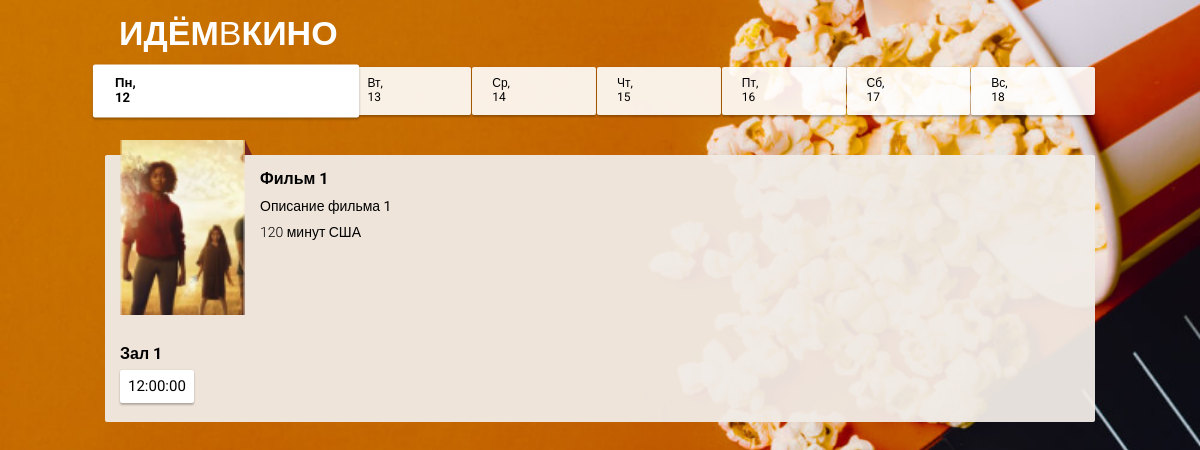
/client/index.php, run on the app's committed database.
### tables this page shows
CREATE TABLE `movies` (
  `id` int NOT NULL,
  `name` varchar(255) NOT NULL,
  `duration` int NOT NULL,
  `description` text NOT NULL,
  `country` varchar(255) NOT NULL,
  `poster` varchar(255) DEFAULT NULL
);

CREATE TABLE `seances` (
  `id` int NOT NULL,
  `hall_id` int DEFAULT NULL,
  `movie_id` int DEFAULT NULL,
  `start_time` time DEFAULT NULL
);

CREATE TABLE `halls` (
  `id` int NOT NULL,
  `name` varchar(255) NOT NULL,
  `activity` tinyint(1) NOT NULL DEFAULT '0'
);

### client/index.php (called while the page is built)
<?php
require_once 'header.php';
require_once 'section_dates.php';
require_once 'section_movies.php';
?>

### client/section_movies.php (the view, shortened to what this page needs)
<?php
$queryMovies = "SELECT * FROM movies";
$resultMovies = mysqli_query($db, $queryMovies);
if ($resultMovies) {
	while ($movie = mysqli_fetch_assoc($resultMovies)) {
		$querySeances = "SELECT seances.id, seances.start_time, halls.name AS hall_name
                 FROM seances
                 JOIN halls ON seances.hall_id = halls.id
                 WHERE seances.movie_id = $movie[id] AND halls.activity = 1";
		$resultSeances = mysqli_query($db, $querySeances);
		if (mysqli_num_rows($resultSeances) > 0) {
			echo "<section class=\"movie\">";
			echo "<div class=\"movie__info\">";
			echo "<div class=\"movie__poster\">";
		echo "<img class=\"movie__poster-image\" alt=\"$movie[name] постер\" src=\"$movie[poster]\">";
			echo "</div>";
			echo "<div class=\"movie__description\">";
			echo "<h2 class=\"movie__title\">$movie[name]</h2>";
			echo "<p class=\"movie__synopsis\">$movie[description]</p>";
			echo "<p class=\"movie__data\">";
			echo "<span class=\"movie__data-duration\">$movie[duration] минут </span>";
			echo "<span class=\"movie__data-origin\">$movie[country]</span>";
			echo "</p>";
			echo "</div>";
			echo "</div>";
			echo "<div class=\"movie-seances\">";
			while ($seance = mysqli_fetch_assoc($resultSeances)) {
				echo "<div class=\"movie-seances__hall\">";
				echo "<h3 class=\"movie-seances__hall-title\">$seance[hall_name]</h3>";
				echo "<ul class=\"movie-seances__list\">";
				echo "<li class=\"movie-seances__time-block\"><a class=\"movie-seances__time\" href=\"#\" data-seance-id=\"$seance[id]\" onclick=\"return updateDate(this, '$seance[start_time]');\">$seance[start_time]</a></li>";
				echo "</ul>";
				echo "</div>";
			}
			echo "</div>";
			echo "</section>";
		}
	}
} else {
	echo "Ошибка при получении информации о фильмах";
}
?>

### client/header.php (shortened to what this page needs)
<!DOCTYPE html>
<html lang="ru">
<head>
	<link rel="stylesheet" href="css/normalize.css">
	<link rel="stylesheet" href="css/styles.css">
</head>
<body>
<header class="page-header">
	<h1 class="page-header__title">Идём<span>в</span>кино</h1>
</header>

### client/section_dates.php (shortened to what this page needs)
<?php
require_once 'header.php';
function formatDate($date) {
	return date('D d', strtotime($date));
}
function getNextDate($date) {
	return date('Y-m-d', strtotime($date . ' +1 day'));
}
?>
<nav class="page-nav">
	<?php
	$today = date('Y-m-d');
	$daysOfWeek = ['Пн', 'Вт', 'Ср', 'Чт', 'Пт', 'Сб', 'Вс'];
	?>
	<a class="page-nav__day <?= ($today == date('Y-m-d')) ? 'page-nav__day_chosen' : '' ?>" href="#" data-full-date="<?= $today ?>">
		<span class="page-nav__day-week"><?= $daysOfWeek[date('w')] ?></span>
		<span class="page-nav__day-number"><?= date('d') ?></span>
	</a>
	<?php for ($i = 0; $i < 6; $i++) { ?>
		<?php $date = getNextDate($today); ?>
		<?php $formattedDate = formatDate($date); ?>
			<a class="page-nav__day" href="#" data-full-date="<?= $date ?>">
				<span class="page-nav__day-week"><?= $daysOfWeek[date('w', strtotime($date))] ?></span>
				<span class="page-nav__day-number"><?= substr($formattedDate, 4) ?></span>
			</a>
		<?php $today = $date; ?>
	<?php } ?>
</nav>
<main>

### client/css/styles.css (style rules this page uses)
* { margin: 0; padding: 0; box-sizing: border-box; }
html { font-family: "Roboto", sans-serif; font-size: 62.5%; }
body { background-image: url("../i/background.jpg"); background-size: cover; background-attachment: fixed; background-position: right; }
.page-header { padding: 1.4rem; }
.page-header__title { margin: 0; font-weight: 900; font-size: 3.4rem; color: #FFFFFF; text-transform: uppercase; }
.page-header__title span { font-weight: 100; }
.page-nav { position: sticky; top: 2px; padding-bottom: 1rem; display: flex; flex-wrap: nowrap; align-items: stretch; color: #000000; z-index: 10; }
.page-nav .page-nav__day { flex-basis: calc(100% / 8); font-size: 1.2rem; padding: 1rem; background: rgba(255, 255, 255, 0.9); box-shadow: 0px 2px 2px rgba(0, 0, 0, 0.24), 0px 0px 2px rgba(0, 0, 0, 0.12); border-radius: 2px; text-decoration: none; color: #000000; }
.page-nav .page-nav__day + .page-nav__day { margin-left: 1px; }
.page-nav .page-nav__day .page-nav__day-week::after { content: ','; }
.page-nav .page-nav__day .page-nav__day-number::before { content: ' '; }
.page-nav .page-nav__day .page-nav__day-week, .page-nav .page-nav__day .page-nav__day-number { display: block; }
.page-nav .page-nav__day_chosen { flex-grow: 1; background-color: #FFFFFF; font-weight: 700; transform: scale(1.1); }
.movie { position: relative; padding: 1.5rem; margin-top: 3rem; background: rgba(241, 235, 230, 0.95); color: #000000; }
.movie .movie__info { display: flex; }
.movie .movie__poster { position: relative; width: 12.5rem; height: 17.5rem; }
.movie .movie__poster .movie__poster-image { position: relative; top: -3rem; width: 12.5rem; height: 17.5rem; }
.movie .movie__poster::after { content: ''; display: block; position: absolute; right: -0.7rem; top: -3rem; border: 1.5rem solid transparent; border-bottom: 0 solid transparent; border-right: 0 solid transparent; border-left: 0.7rem solid #772720; }
.movie .movie__description { flex-grow: 1; padding-left: 1.5rem; }
.movie .movie__title { font-weight: 700; font-size: 1.6rem; }
.movie .movie__synopsis { font-size: 1.4rem; margin-top: 1rem; }
.movie .movie__data { font-size: 1.4rem; font-weight: 300; margin-top: 1rem; }
.movie .movie-seances__hall .movie-seances__hall-title { font-weight: 700; font-size: 1.6rem; }
.movie .movie-seances__hall .movie-seances__list { margin-top: 0.7rem; font-size: 0; }
.movie .movie-seances__hall .movie-seances__time-block { display: inline-block; margin-bottom: 4px; }
.movie .movie-seances__hall .movie-seances__time-block:nth-last-of-type(n + 1) { margin-right: 4px; }
.movie .movie-seances__hall .movie-seances__time { display: block; padding: 8px; box-shadow: 0px 2px 2px rgba(0, 0, 0, 0.24), 0px 0px 2px rgba(0, 0, 0, 0.12); border-radius: 2px; background-color: #FFFFFF; color: #000000; text-decoration: none; font-size: 1.5rem; }
@media screen and (min-width: 479px) { .page-nav .page-nav__day { padding: 1rem 2rem; } }
@media screen and (min-width: 990px) { .page-header, nav, main { width: 990px; margin: auto; } }
@media screen and (min-width: 990px) { .movie, .buying { border-radius: 2px; } }

### data on the page
movies: poster (picture), name "Фильм 1", description "Описание фильма 1", duration "120", country "США"
seances: hall.name "Зал 1", start_time "12:00:00"

### other printed values
$daysOfWeek[date('w', strtotime($date))] "Вт"
substr($formattedDate, 4) "13"
$daysOfWeek[date('w', strtotime($date))] "Ср"
substr($formattedDate, 4) "14"
$daysOfWeek[date('w', strtotime($date))] "Чт"
substr($formattedDate, 4) "15"
$daysOfWeek[date('w', strtotime($date))] "Пт"
substr($formattedDate, 4) "16"
$daysOfWeek[date('w', strtotime($date))] "Сб"
substr($formattedDate, 4) "17"
$daysOfWeek[date('w', strtotime($date))] "Вс"
substr($formattedDate, 4) "18"
